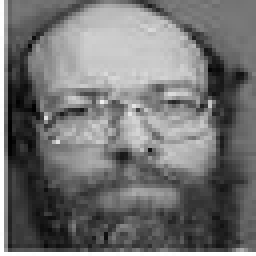
#> input picture bigdata/源代码汇总-2020-12-16/第12章 数据降维之PCA主成分分析/源代码汇总_Jupyter Notebook格式（推荐）/olivettifaces/18_2.jpg, 64 x 64 px, found by its file name (shown 4 times larger); its folder holds only this picture in this run
$ jupyter execute --allow-errors '12.2 案例实战 - 人脸识别模型.ipynb'
#> lines starting #> are read from the running program, lines starting #| are printed output that depends on the picture
# 12.2 案例实战 - 人脸识别模型

# 12.2.2 人脸数据读取、处理与变量提取

1.读取人脸照片数据

[cell 1]
import os
names = os.listdir('olivettifaces')

names[0:5]  # 查看前5项读取的文件名

[cell 2]
# 获取到文件名称后，便可以通过如下代码在Python中查看这些图片
from PIL import Image
img0 = Image.open('olivettifaces\\' + names[0])
#> img0 is the input picture: PIL image 64x64 RGB; min 0, max 255, mean 115.5
img0.show()

[cell 3]
img0  # 在Jupyter Notebook中可以直接输入变量名查看图像

2.人脸数据处理 - 特征变量提取

[cell 4]
# 图像灰度处理及数值化处理
import numpy as np
img0 = img0.convert('L')
#> img0: PIL image 64x64 L
img0 = img0.resize((32, 32))
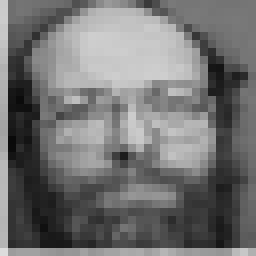
#> img0: PIL image 32x32 L (shown 8 times larger); min 10, max 220, mean 114.8
arr = np.array(img0)

arr  # 查看数值化后的结果

[cell 5]
# 如果觉得numpy格式的arr不好观察，则可以通过pandas库将其转为DataFrame格式进行观察
import pandas as pd
pd.DataFrame(arr)
#> Out = table of 32 rows and 32 columns

[cell 6]
# 上面获得的32*32的二维数组，还不利于数据建模，所以我们还需要通过reshape(1, -1)方法将其转换成一行(若reshape(-1,1)则转为一列），也即1*1024格式
arr = arr.reshape(1, -1)

print(arr)  # 查看转换后的结果，这一行数就是代表那张人脸图片了，其共有32*32=1024列数
#> (printed output is left out)

因为总共有400张照片需要处理，若将400个二维数组堆叠起来会形成三维数组，因为我们需要使用flatten()函数将1*1024的二维数组降维成一维数组，并通过tolist()函数将其转为列表方便之后和其他图片的颜色数值信息一起处理。

[cell 7]
print(arr.flatten().tolist())  # 下面这一行数就是那张人脸转换后的结果了
#> (printed output is left out)

[cell 8]
# 构造所有图片的特征变量
X = []  # 特征变量
for i in names:
    img = Image.open('olivettifaces\\' + i)
    img = img.convert('L')
    img = img.resize((32, 32))
    arr = np.array(img)
    X.append(arr.reshape(1, -1).flatten().tolist())

[cell 9]
import pandas as pd
X = pd.DataFrame(X)
#> X = table of 1 rows and 1024 columns

X  # 查看400张图片转换后的结果
#> Out = table of 1 rows and 1024 columns

[cell 10]
print(X.shape)  # 查看此时的表格结构
#| (1, 1024)

$ run again, on bigdata/源代码汇总-2020-12-16/第12章 数据降维之PCA主成分分析/源代码汇总_Jupyter Notebook格式（推荐）/olivettifaces/18_3.jpg
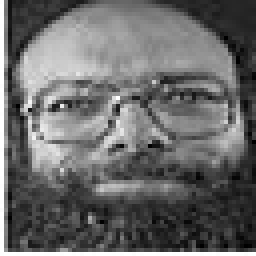
#> input picture bigdata/源代码汇总-2020-12-16/第12章 数据降维之PCA主成分分析/源代码汇总_Jupyter Notebook格式（推荐）/olivettifaces/18_3.jpg, 64 x 64 px, found by its file name (shown 4 times larger)
#> img0 is the input picture: PIL image 64x64 RGB; min 0, max 255, mean 105.5
#> `img0 = img0.resize((32, 32))`:
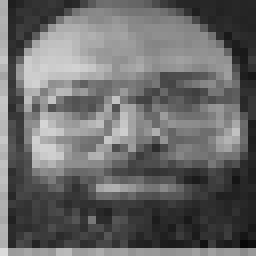
#> img0: PIL image 32x32 L (shown 8 times larger); min 7, max 219, mean 104.8
#> `pd.DataFrame(arr)`: Out = table of 32 rows and 32 columns
#> (printed output is left out)
#> (printed output is left out)
#> X = table of 1 rows and 1024 columns
#| (1, 1024)

$ run again, on bigdata/源代码汇总-2020-12-16/第12章 数据降维之PCA主成分分析/源代码汇总_Jupyter Notebook格式（推荐）/olivettifaces/18_6.jpg
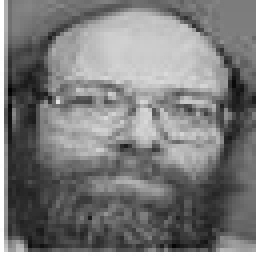
#> input picture bigdata/源代码汇总-2020-12-16/第12章 数据降维之PCA主成分分析/源代码汇总_Jupyter Notebook格式（推荐）/olivettifaces/18_6.jpg, 64 x 64 px, found by its file name (shown 4 times larger)
#> img0 is the input picture: PIL image 64x64 RGB; min 0, max 255, mean 122.5
#> `img0 = img0.resize((32, 32))`:
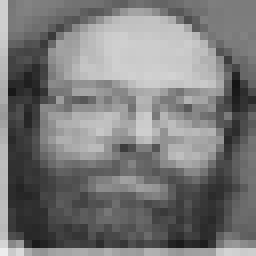
#> img0: PIL image 32x32 L (shown 8 times larger); min 21, max 237, mean 121.9
#> `pd.DataFrame(arr)`: Out = table of 32 rows and 32 columns
#> (printed output is left out)
#> (printed output is left out)
#> X = table of 1 rows and 1024 columns
#| (1, 1024)
